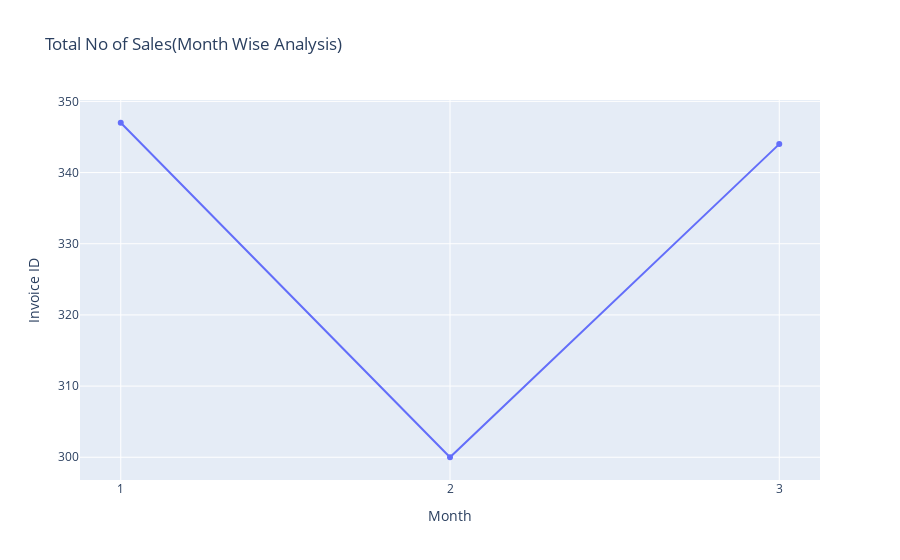

Notebook code for this chart:
### Markdown cell above
#### Year VS Total Transactions

### Code cell
df_filter["Month"] = df_filter["Month"].astype("str")

sum_and_sales = df_filter.groupby('Branch').agg(
    Invoice_Count=('Invoice ID', 'count'),
    Total_Sum=('Total', 'sum')
).reset_index()
print(sum_and_sales)
monthly_transactions = df_filter.groupby("Month")['Invoice ID'].count().reset_index()
print(monthly_transactions)
px.line(x= "Month",y= "Invoice ID",data_frame = monthly_transactions,markers= True,title= " Total No of Sales(Month Wise Analysis)")

### Figure 1 — Plotly figure (JSON) as saved in the notebook; plotly's stock layout.template omitted (floating-point values rounded to 4 significant figures)
{"data": [{"hovertemplate": "Month=%{x}<br>Invoice ID=%{y}<extra></extra>", "legendgroup": "", "line": {"color": "#636efa", "dash": "solid"}, "marker": {"symbol": "circle"}, "mode": "markers+lines", "name": "", "orientation": "v", "showlegend": false, "type": "scatter", "x": ["1", "2", "3"], "xaxis": "x", "y": [347, 300, 344], "yaxis": "y"}], "layout": {"autosize": true, "legend": {"tracegroupgap": 0}, "title": {"text": " Total No of Sales(Month Wise Analysis)"}, "xaxis": {"anchor": "y", "autorange": true, "domain": [0, 1], "range": [-0.121, 2.121], "title": {"text": "Month"}, "type": "category"}, "yaxis": {"anchor": "x", "autorange": true, "domain": [0, 1], "range": [296.1, 350.9], "title": {"text": "Invoice ID"}, "type": "linear"}}}
